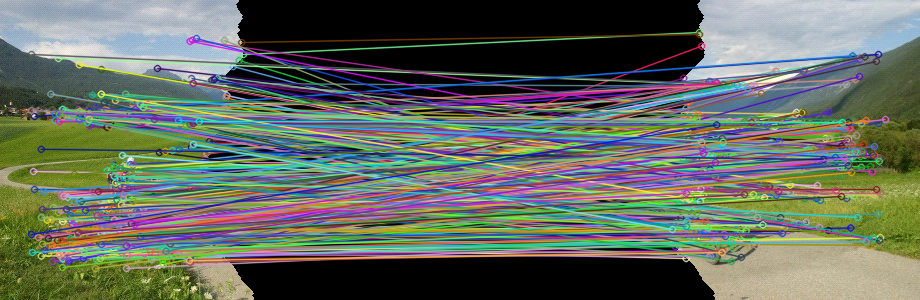
#> input picture matched_features_optimized.png, 920 x 300 px
$ python NewSeamCarving.py   (older library calls are emulated)
#> lines starting #> are read from the running program, lines starting #| are printed output that depends on the picture
import cv2
import numpy as np
import matplotlib.pyplot as plt
import tkinter as tk
from tkinter import filedialog

def select_image():
    root = tk.Tk()
    root.withdraw()  # Hide the root window
    file_path = filedialog.askopenfilename(title="Select an image", filetypes=[("Image Files", "*.png;*.jpg;*.jpeg;*.bmp;*.tiff")])
    return file_path

def detect_seam(img_rgb):
    gray = cv2.cvtColor(img_rgb, cv2.COLOR_RGB2GRAY)
    dx = cv2.Sobel(gray, cv2.CV_64F, 1, 0, ksize=3)
    dy = cv2.Sobel(gray, cv2.CV_64F, 0, 1, ksize=3)
    energy_map = np.abs(dx) + np.abs(dy)

    rows, cols = energy_map.shape
    M = energy_map.copy()
    backtrack = np.zeros_like(M, dtype=np.int32)

    for i in range(1, rows):
        for j in range(cols):
            min_energy = M[i-1, j]
            backtrack[i, j] = j

            if j > 0 and M[i-1, j-1] < min_energy:
                min_energy = M[i-1, j-1]
                backtrack[i, j] = j - 1

            if j < cols - 1 and M[i-1, j+1] < min_energy:
                min_energy = M[i-1, j+1]
                backtrack[i, j] = j + 1

            M[i, j] += min_energy

    seam = np.zeros(rows, dtype=np.int32)
    seam[rows - 1] = np.argmin(M[rows - 1])
    for i in range(rows - 2, -1, -1):
        seam[i] = backtrack[i + 1, seam[i + 1]]

    seam_img = img_rgb.copy()
    for i in range(rows):
        seam_img[i, seam[i]] = [255, 0, 0]

    return seam, energy_map, seam_img

def get_disjoined_sets(img_rgb, seam):
    rows, cols, channels = img_rgb.shape
    left_set = np.zeros((rows, cols, 4), dtype=np.uint8)
    right_set = np.zeros((rows, cols, 4), dtype=np.uint8)

    for i in range(rows):
        col = seam[i]
        left_set[i, :col, :3] = img_rgb[i, :col, :]
        left_set[i, :col, 3] = 255
        left_set[i, col:, 3] = 0

        right_set[i, col+1:, :3] = img_rgb[i, col+1:, :]
        right_set[i, col+1:, 3] = 255
        right_set[i, :col+1, 3] = 0

    return left_set, right_set

def main():
    image_path = select_image()
#> the answer given: matched_features_optimized.png
    if not image_path:
        print("No image selected. Exiting.")
        return

    bgr_img = cv2.imread(image_path)
#> bgr_img is the input picture: shape (300, 920, 3); mean B, G, R 95.3, 106.4, 99.2
    img_rgb = cv2.cvtColor(bgr_img, cv2.COLOR_BGR2RGB)

    seam, energy_map, seam_img = detect_seam(img_rgb)
#> in detect_seam, `gray = cv2.cvtColor(img_rgb, cv2.COLOR_RGB2GRAY)`:
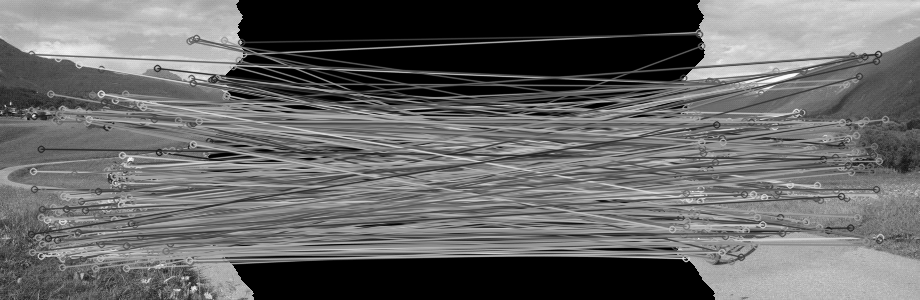
#> gray: shape (300, 920); min 0, max 253, mean 103
#> in detect_seam, `dy = cv2.Sobel(gray, cv2.CV_64F, 0, 1, ksize=3)`:
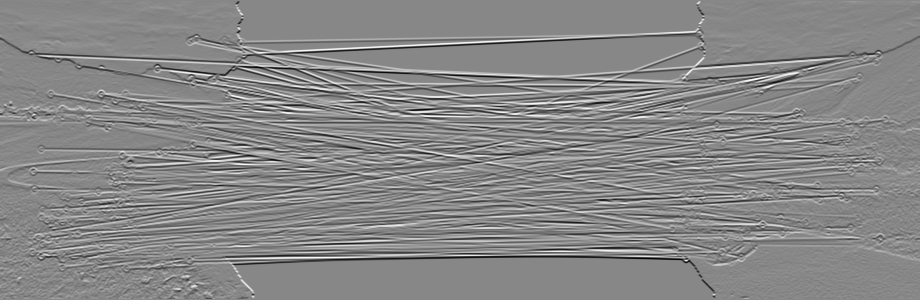
#> dy: shape (300, 920) float64; min -827, max 728, mean -0.7; drawn with min black and max white
#> in detect_seam, `energy_map = np.abs(dx) + np.abs(dy)`:
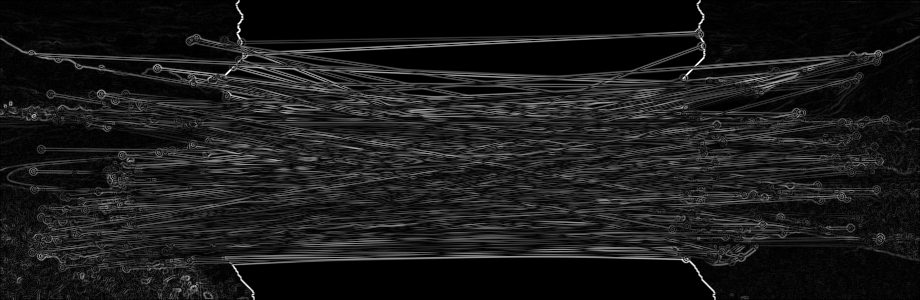
#> energy_map: shape (300, 920) float64; min 0, max 1226, mean 126.2; drawn with min black and max white
#> after the loop in detect_seam, `for i in range(1, rows):`:
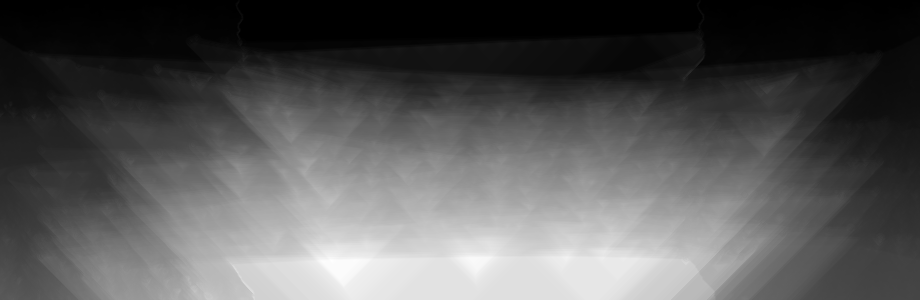
#> M: shape (300, 920) float64; min 0, max 31508, mean 10857.2; drawn with min black and max white
#> after the loop in detect_seam, `for i in range(1, rows):`:
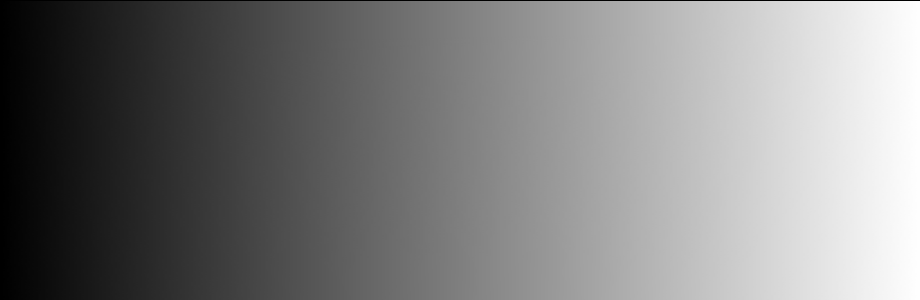
#> backtrack: shape (300, 920) int32; min 0, max 919, mean 458; drawn with min black and max white
#> after the loop in detect_seam, `for i in range(rows - 2, -1, -1):`: seam = 300 values, max 919 at index 139, min 876 at index 0, mean 907
#> after the loop in detect_seam, `for i in range(rows):`:
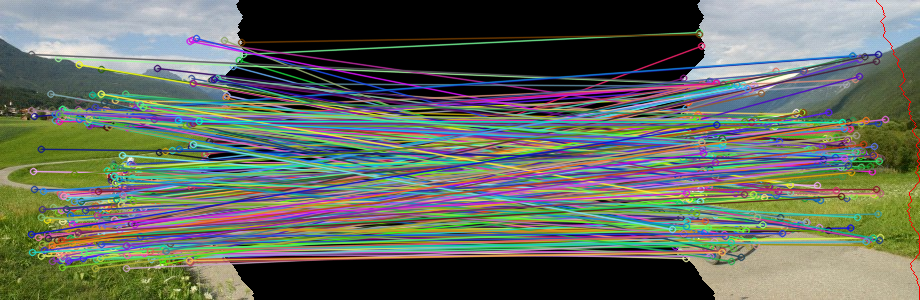
#> seam_img: shape (300, 920, 3); mean R, G, B 99.3, 106.3, 95.2
    left_set, right_set = get_disjoined_sets(img_rgb, seam)
#> the loop in get_disjoined_sets, `for i in range(rows):` made 300 passes
#> col on passes 1 to 3: 876, 876, 877
#> after the loop in get_disjoined_sets, `for i in range(rows):`:
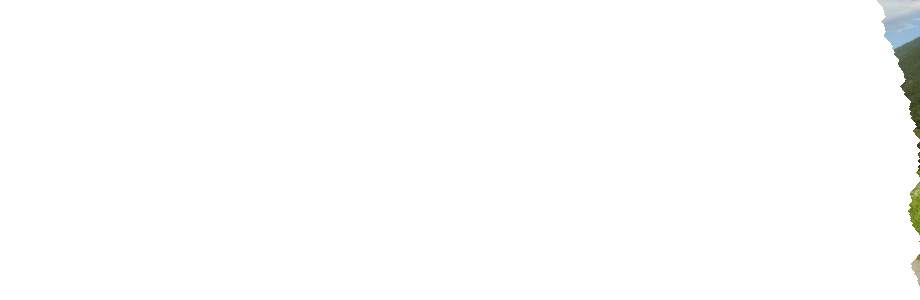
#> right_set: shape (300, 920, 4); mean R, G, B, A 1.7, 1.9, 1.6, 3.3; transparent parts drawn white

    plt.imsave("original_image.png", img_rgb)
    plt.imsave("energy_map.png", energy_map, cmap="gray")
    plt.imsave("detected_seam.png", seam_img)
    plt.imsave("left_disjoined.png", left_set)
    plt.imsave("right_disjoined.png", right_set)
    print("Images saved!")

    fig, axes = plt.subplots(2, 3, figsize=(18, 12))
    axes[0, 0].imshow(img_rgb)
    axes[0, 0].set_title("Original Image")
    axes[0, 0].axis("off")

    axes[0, 1].imshow(energy_map, cmap="gray")
    axes[0, 1].set_title("Energy Map")
    axes[0, 1].axis("off")

    axes[0, 2].imshow(seam_img)
    axes[0, 2].set_title("Detected Seam (Red)")
    axes[0, 2].axis("off")

    axes[1, 0].imshow(left_set)
    axes[1, 0].set_title("Left Disjoined Set")
    axes[1, 0].axis("off")

    axes[1, 1].imshow(right_set)
    axes[1, 1].set_title("Right Disjoined Set")
    axes[1, 1].axis("off")

    plt.tight_layout()
    plt.show()

if __name__ == "__main__":
    main()
